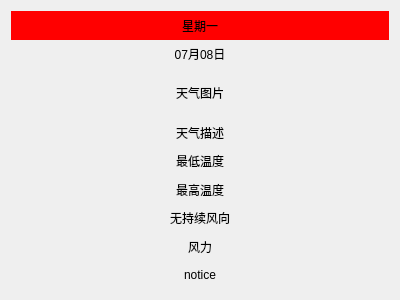
<?xml version="1.0" encoding="UTF-8"?>
<ui version="4.0">
 <class>WeatherWin</class>
 <widget class="QWidget" name="WeatherWin">
  <property name="geometry">
   <rect>
    <x>0</x>
    <y>0</y>
    <width>400</width>
    <height>300</height>
   </rect>
  </property>
  <property name="windowTitle">
   <string>Form</string>
  </property>
  <layout class="QGridLayout" name="gridLayout">
   <item row="0" column="0">
    <layout class="QVBoxLayout" name="verticalLayout_2">
     <property name="spacing">
      <number>0</number>
     </property>
     <item>
      <widget class="QLabel" name="weekLabel_2">
       <property name="styleSheet">
        <string notr="true">background-color: rgb(255, 0, 0);</string>
       </property>
       <property name="text">
        <string>星期一</string>
       </property>
       <property name="scaledContents">
        <bool>true</bool>
       </property>
       <property name="alignment">
        <set>Qt::AlignCenter</set>
       </property>
      </widget>
     </item>
     <item>
      <widget class="QLabel" name="ymdLabel_2">
       <property name="text">
        <string>07月08日</string>
       </property>
       <property name="scaledContents">
        <bool>true</bool>
       </property>
       <property name="alignment">
        <set>Qt::AlignCenter</set>
       </property>
      </widget>
     </item>
     <item>
      <widget class="QLabel" name="weatherpicLabel_2">
       <property name="minimumSize">
        <size>
         <width>0</width>
         <height>50</height>
        </size>
       </property>
       <property name="text">
        <string>天气图片</string>
       </property>
       <property name="alignment">
        <set>Qt::AlignCenter</set>
       </property>
      </widget>
     </item>
     <item>
      <widget class="QLabel" name="weathertextLabel_2">
       <property name="text">
        <string>天气描述</string>
       </property>
       <property name="scaledContents">
        <bool>true</bool>
       </property>
       <property name="alignment">
        <set>Qt::AlignCenter</set>
       </property>
      </widget>
     </item>
     <item>
      <widget class="QLabel" name="lowLabel_2">
       <property name="text">
        <string>最低温度</string>
       </property>
       <property name="scaledContents">
        <bool>true</bool>
       </property>
       <property name="alignment">
        <set>Qt::AlignCenter</set>
       </property>
      </widget>
     </item>
     <item>
      <widget class="QLabel" name="highLabel_2">
       <property name="text">
        <string>最高温度</string>
       </property>
       <property name="scaledContents">
        <bool>true</bool>
       </property>
       <property name="alignment">
        <set>Qt::AlignCenter</set>
       </property>
      </widget>
     </item>
     <item>
      <widget class="QLabel" name="fxLabel_2">
       <property name="text">
        <string>无持续风向</string>
       </property>
       <property name="scaledContents">
        <bool>true</bool>
       </property>
       <property name="alignment">
        <set>Qt::AlignCenter</set>
       </property>
      </widget>
     </item>
     <item>
      <widget class="QLabel" name="flLabel_2">
       <property name="text">
        <string>风力</string>
       </property>
       <property name="scaledContents">
        <bool>true</bool>
       </property>
       <property name="alignment">
        <set>Qt::AlignCenter</set>
       </property>
      </widget>
     </item>
     <item>
      <widget class="QLabel" name="noticeLabel_2">
       <property name="text">
        <string>notice</string>
       </property>
       <property name="scaledContents">
        <bool>true</bool>
       </property>
       <property name="alignment">
        <set>Qt::AlignCenter</set>
       </property>
      </widget>
     </item>
    </layout>
   </item>
  </layout>
 </widget>
 <resources/>
 <connections/>
</ui>
